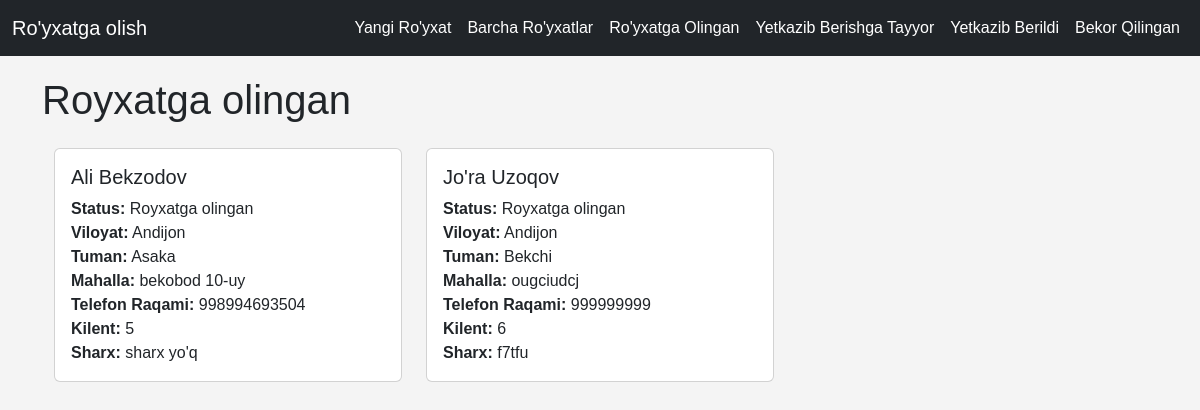
/filter/RO/, run on the app's committed database.
### app/models.py (models this page shows, shortened)
class Royxat(models.Model):
    STATUS_CHOICES = [
        ('RO', 'Royxatga olingan'),
        ('YT', 'Yetkazib berishga tayyor'),
        ('YB', 'Yetkazib berildi'),
        ('BK', 'Bekor qilingan'),
    ]
    ism = models.CharField(max_length=100)
    familya = models.CharField(max_length=100)
    viloyat = models.ForeignKey(Viloyat, models.CASCADE)
    tuman = models.CharField(max_length=100)
    mahhala = models.CharField(max_length=200)
    raqam = models.IntegerField()
    kilent = models.IntegerField()
    sharx = models.TextField(null=True)
    aperator = models.ForeignKey(Aperator, models.CASCADE)
    royxat_vaqti = models.DateTimeField(auto_now=True)
    status = models.CharField(max_length=2, choices=STATUS_CHOICES, default='RO')

class Viloyat(models.Model):
    name = models.CharField(max_length=100)
    def __str__(self):
        return self.name

### app/views.py (the view)
# urls.py: path('filter/<str:status>/', views.filter_royxat_by_status, name='royxat_detail'),  # Parameterized URL
def filter_royxat_by_status(request, status):
    valid_statuses = dict(Royxat.STATUS_CHOICES)  # Convert STATUS_CHOICES to a dictionary
    if status not in valid_statuses:
        return render(request, '404.html', status=404)  # Show 404 page if status is invalid
    filtered_royxat = Royxat.objects.filter(status=status)
    return render(
        request,
        'filtered_royxat_list.html',
        {'filtered_royxat': filtered_royxat, 'status_display': valid_statuses[status]}
    )

### templates/filtered_royxat_list.html (shortened to what this page needs)
{% extends 'base.html' %}
{% block content %}
    <h1>{{ status_display }}</h1>
    <div class="container mt-4">
        <div class="row">
            {% for item in filtered_royxat %}
                <div class="col-md-4 mb-3">
                    <div class="card">
                        <div class="card-body">
                            <h5 class="card-title">{{ item.ism }} {{ item.familya }}</h5>
                            <p class="card-text">
                                <strong>Status:</strong> {{ item.get_status_display }}<br>
                                <strong>Viloyat:</strong> {{ item.viloyat }}<br>
                                <strong>Tuman:</strong> {{ item.tuman }}<br>
                                <strong>Mahalla:</strong> {{ item.mahhala }}<br>
                                <strong>Telefon Raqami:</strong> {{ item.raqam }}<br>
                                <strong>Kilent:</strong> {{ item.kilent }}<br>
                                <strong>Sharx:</strong> {{ item.sharx|default:"N/A" }}<br>
                            </p>
                        </div>
                    </div>
                </div>
            {% empty %}
                <p>Ro'yxat yo'q</p>
            {% endfor %}
        </div>
    </div>
{% endblock %}

### templates/base.html (style rules this page uses)
body { font-family: Arial, sans-serif; background-color: #f4f4f4; }

### data on the page
Royxat: ism "Ali", familya "Bekzodov", status "Royxatga olingan", viloyat "Andijon", tuman "Asaka", mahhala "bekobod 10-uy", raqam "998994693504", kilent "5", sharx "sharx yo'q"
Royxat: ism "Jo'ra", familya "Uzoqov", status "Royxatga olingan", viloyat "Andijon", tuman "Bekchi", mahhala "ougciudcj", raqam "999999999", kilent "6", sharx "f7tfu"

### other printed values
{{ status_display }} "Royxatga olingan"
